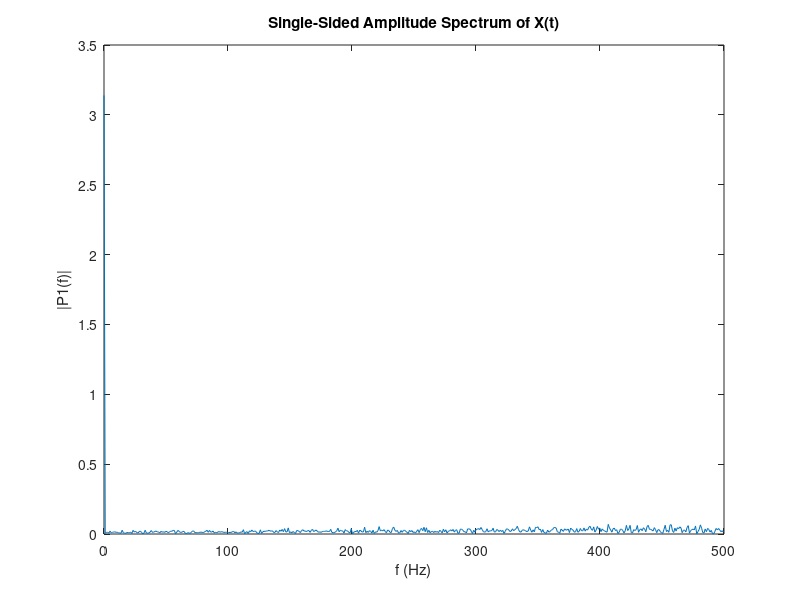

MATLAB code for this plot:
YaxisSpeed_mmpers = [3.125
2.77778
3.37302
3.09829
2.99145
3.24074
2.43056
2.60417
3.61111
3.47222
3.1746
2.88462
3.53535
2.95139
3.125
2.99145
3.24074
3.29861
2.91667
3.37302
2.31481
3.7037
3.1746
4.86111
2.43056
3.09829
3.15657
2.95139
3.35648
2.77778
3.125
3.33333
2.95139
3.00926
3.54938
2.60417
4.16667
2.95139
3.35648
3.0303
3.125
2.90404
3.1746
3.20513
3.88889
2.77778
3.125
3.4188
2.77778
3.37302
3.00926
3.27381
3.0303
3.37302
2.90404
3.125
3.125
2.99145
3.7037
2.90404
3.37302
2.95139
3.09829
3.47222
3.08642
2.97619
2.77778
3.1746
3.09829
3.35648
2.97619
3.08642
2.31481
3.57143
2.97619
2.99145
3.125
3.20513
3.0303
3.125
3.61111
2.43056
3.33333
2.95139
3.09829
3.47222
3.1746
2.77778
3.1746
2.5463
3.47222
3.0303
2.95139
3.33333
3.29861
3.125
3.0303
2.95139
3.24074
3.29861
3.37302
3.24074
3.00926
2.08333
2.77778
3.24074
2.77778
3.47222
3.24074
2.99145
3.09829
3.20513
3.09829
3.09829
3.09829
2.99145
3.20513
3.09829
3.09829
3.24074
3.09829
5.55556
2.38095
2.77778
3.09829
3.09829
3.31197
3.09829
3.09829
3.09829
3.09829
3.09829
3.19444
3.47222
3.0303
3.125
3.09829
3.09829
3.09829
3.09829
3.0303
2.77778
3.33333
2.9321
3.57143
2.97619
2.99145
3.35648
2.77778
3.08642
3.47222
2.97619
3.0303
2.95139
3.47222
3.15657
2.77778
3.66162
2.43056
3.29861
3.35648
2.77778
3.57143
3.125
3.09829
3.20513
3.09829
3.09829
3.7037
2.90404
3.1746
3.125
3.15657
3.08642
3.20513
3.125
3.125
2.43056
3.19444
3.37302
3.24074
2.31481
4.16667
3.47222
2.77778
3.125
2.31481
3.47222
3.08642
3.47222
3.1746
3.81944
2.57937
3.08642
3.00926
2.77778
3.81944
1.85185
4.16667
3.24074
2.22222
3.47222
3.47222
4.16667
3.24074
2.77778
5.55556
2.08333
2.77778
3.1746
3.28283
2.95139
3.09829
2.99145
3.09829
3.31197
2.90404
3.29861
3.15657
3.08642
3.09829
2.99145
3.09829
3.1746
3.20513
2.99145
3.7037
2.90404
3.24074
3.24074
3.19444
3.37302
2.77778
3.05556
2.77778
3.27381
2.99145
3.20513
2.99145
3.20513
3.20513
3.47222
2.97619
3.0303
3.54938
3.0754
3.47222
1.38889
4.86111
3.47222
2.77778
3.15657
2.77778
3.33333
3.125
3.24074
3.28283
2.43056
3.88889
2.95139
3.00926
3.76984
2.77778
3.0754
3.31197
3.00926
2.77778
2.95139
3.05556
3.125
3.24074
3.09829
3.1746
2.95139
3.09829
3.35648
2.08333
3.54938
2.77778
4.16667
2.77778
3.24074
2.08333
3.08642
3.27381
3.19444
2.77778
3.33333
3.125
3.47222
2.60417
3.37302
3.0303
3.08642
3.20513
3.09829
2.99145
3.09829
3.31197
2.99145
3.09829
3.20513
3.09829
3.09829
3.24074
3.15657
3.20513
3.09829
2.43056
3.19444
3.1746
2.31481
3.61111
2.97619
3.57143
3.00926
3.29861
2.95139
3.15657
3.24074
3.00926
2.95139
3.40909
3.0754
2.99145
4.86111
1.38889
4.86111
2.95139
3.76984
2.46914
6.25
2.38095
2.77778
3.40909
2.08333
3.47222
3.125
3.7037
2.77778
3.47222
3.125
3.0754
2.5463
3.57143
3.20513
3.37302
2.77778
3.33333
2.77778
2.31481
4.16667
3.29861
2.31481
3.1746
3.37302
3.20513
3.0303
2.77778
3.125
3.47222
3.47222
2.46914
3.0754
3.61111
3.54938
2.99145
2.90404
3.47222
2.77778
3.47222
2.90404
3.1746
2.99145
3.75
2.43056
3.125
2.95139
3.57143
3.09829
3.09829
3.15657
2.95139
3.15657
2.95139
3.20513
3.09829
3.09829
3.40909
2.91667
2.95139
3.20513
3.09829
3.09829
3.09829
3.24074
2.9321
3.29861
2.77778
3.1746
3.47222
2.62346
3.31197
3.09829
3.09829
3.125
3.15657
3.09829
3.09829
2.99145
3.09829
3.35648
3.20513
3.0303
3.29861
3.20513
3.09829
2.99145
3.09829
3.09829
3.24074
3.09829
3.0303
2.95139
3.52564
2.97619
2.46914
3.61111
2.95139
3.09829
3.47222
2.77778
2.77778
3.29861
2.90404
3.27381
3.0303
3.1746
2.99145
3.33333
3.125
2.99145
3.33333
3.125
2.99145
4.86111
3.125
2.97619
3.47222
3.125
3.0303
3.47222
2.77778
3.08642
3.76984
2.08333
3.29861
2.38095
2.77778
3.29861
3.47222
2.60417
3.20513
3.33333
3.125
2.99145
3.24074
4.16667
3.37302
3.125
2.77778
2.95139
3.57143
3.47222
2.9321
2.77778
3.08642
3.00926
2.77778
3.57143
2.99145
3.33333
2.95139
3.15657
3.57143
2.77778
3.37302
2.90404
3.29861
3.29861
2.87698
3.76984
2.08333
3.54938
2.77778
3.125
3.09829
3.09829
3.09829
3.09829
3.09829
2.99145
3.31197
3.09829
2.99145
3.09829
2.99145
3.1746
3.19444
3.05556
3.125
3.33333
3.08642
3.09829
3.0303
3.24074
3.19444
3.24074
3.09829
3.09829
3.20513
3.09829
2.99145
3.27381
3.09829
3.20513
3.0303
3.29861
3.15657
2.9321
3.33333
3.24074
3.0303
3.0754
3.09829
3.24074
2.90404
2.95139
3.35648
2.88462
3.7037
3.05556
3.24074
3.19444
2.77778
4.86111
2.91667
3.37302
3.24074
2.31481
3.47222
2.08333
2.77778
3.24074
2.77778
3.57143
2.77778
3.00926
3.4188
3.0303
3.125
2.99145
3.24074
3.37302
2.95139
3.33333
3.125
2.99145
4.16667
0.925926
3.39506
4.16667
2.99145
3.96825
2.77778
3.00926
2.77778
4.16667
2.9321
3.47222
3.47222
3.47222
2.91667
3.47222
3.37302
2.77778
3.24074
2.31481
3.37302
3.57143
2.77778
2.95139
3.125
4.86111
2.77778
3.57143
2.88462
3.35648
2.77778
3.96825
2.77778
2.95139
3.33333
3.08642
2.77778
3.47222
2.90404
3.125
3.125
3.15657
2.95139
3.47222
2.77778
2.9321
4.16667
2.97619
3.96825
2.90404
2.43056
3.37302
2.9321
3.09829
3.31197
2.99145
3.0754
3.47222
3.81944
2.87698
3.33333
2.77778
3.37302
3.24074
2.31481
4.16667
3.47222
2.77778
3.08642
3.24074
2.08333
3.08642
4.16667
3.1746
2.97619
2.89352
3.125
3.125
3.20513
3.09829
3.09829
3.24074
3.0303
3.24074
2.95139
3.33333
3.125
2.95139
3.125
3.20513
3.20513
2.99145
3.20513
3.09829
3.09829
3.47222
2.77778
3.7037
3.0754
3.09829
2.99145
3.20513
3.20513
3.09829
3.09829
3.20513
3.09829
3.09829
3.09829
3.20513
3.09829
3.1746
3.15657
3.125
3.09829
3.7037
2.57937
3.125
3.57143
2.77778
3.61111
2.62346
3.93519
2.9321
2.77778
1.38889
3.76984
3.0303
3.125
3.09829
3.09829
3.20513
3.24074
2.90404
3.1746
3.05556
3.09829
3.20513
3.09829
3.05556
3.08642
3.31197
2.99145
3.09829
3.20513
3.20513
3.125
2.77778
4.16667
3.1746
3.20513
2.99145
3.09829
3.31197
3.09829
3.09829
3.00926
3.31197
3.09829
3.09829
2.99145
3.20513
3.09829
3.09829
3.09829
3.20513
3.09829
3.09829
3.20513
3.09829
3.20513
2.99145
3.20513
3.20513
2.99145
3.09829
3.20513
3.09829
2.99145
3.09829
3.61111
3.125
3.09829
2.99145
3.0303
3.20513
2.99145
3.09829
3.20513
3.20513
2.99145
3.20513
3.09829
3.20513
2.99145
3.31197
2.99145
3.09829
2.99145
3.09829
3.20513
3.20513
3.09829
2.77778
3.81944
1.38889
3.1746
3.31197
2.91667
3.24074
2.95139
3.125
3.39506
2.95139
2.9321
3.61111
3.7037
2.90404
3.125
2.95139
3.09829
3.47222
3.24074
3.09829
2.90404
3.08642
3.31197
3.33333
3.24074
3.09829
3.09829
3.09829
2.99145
3.20513
3.20513
3.09829
2.99145
2.77778
3.19444
4.86111
2.08333
3.19444
3.24074
4.16667
2.9321
3.20513
3.09829
3.09829
3.125
3.09829
3.4188
2.08333
3.27381
3.47222
2.38095
3.54938
2.77778
3.125
2.99145
3.20513
3.09829
3.20513
2.99145
2.99145
3.1746
3.15657
3.47222
3.09829
3.09829
3.31197
2.99145
2.99145
3.20513
3.20513
3.20513
2.88462
3.20513
3.09829
3.09829
3.09829
3.20513
3.35648
3.09829
2.90404
3.125
3.20513
3.20513
2.99145
3.20513
3.09829
2.99145
3.20513
3.09829
3.09829
3.20513
3.09829
3.20513
3.125
3.29861
2.43056
3.19444
2.97619
3.24074
3.1746
2.99145
3.20513
3.09829
2.99145
3.09829
3.31197
2.99145
3.09829
3.09829
3.24074
3.20513
3.09829
3.4188
3.1746
2.77778
2.77778
3.24074
3.24074
2.38095
3.64583
2.77778
2.95139
3.0303
3.08642
3.47222
3.08642
3.0303
3.08642
3.0303
3.29861
3.09829
3.0303
3.24074
3.0303
3.08642
3.47222
3.08642
3.09829
3.09829
2.99145
3.47222
3.08642
3.09829
3.09829
3.0303
3.08642
2.99145
3.15657
3.125
3.31197
2.99145
3.09829
3.20513
3.29861
3.125
2.77778
3.05556
3.29861
2.95139
3.33333
3.29861
3.09829
2.99145
3.00926
3.125
3.20513
2.99145
3.20513
3.09829
3.20513
2.99145
3.20513
3.15657
3.29861
2.90404
3.24074
2.99145
3.20513
3.09829
3.09829
2.99145
3.61111
2.9321
3.20513
2.99145
3.09829
3.09829
3.09829
3.20513
3.20513
2.99145
3.20513
3.09829
3.20513
3.09829
3.09829
3.28283
3.29861
2.90404
3.08642
3.20513
3.09829
2.99145
3.20513
2.97619
3.33333
3.37302
3.00926
2.95139
3.35648
3.0303
2.95139
3.35648
2.90404
3.125
3.28283
3.14815
2.60417
3.39506
5.55556
2.18254
3.81944
1.38889
3.20513
4.16667
2.77778
4.16667
2.77778
2.77778
3.1746
2.77778
3.37302
3.24074
3.1746
2.77778
3.47222
3.47222
2.77778
3.47222
3.125
2.97619
3.47222
3.47222
4.16667
3.47222
2.77778
2.77778
3.47222
2.9321
3.61111
2.77778];

Y = fft(YaxisSpeed_mmpers);
L = length(YaxisSpeed_mmpers);

P2 = abs(Y/L);
P1 = P2(1:L/2+1);
P1(2:end-1) = 2*P1(2:end-1);

Fs = 1000; %Hz

f = Fs*(0:(L/2))/L;
plot(f,P1)
title('Single-Sided Amplitude Spectrum of X(t)')
xlabel('f (Hz)')
ylabel('|P1(f)|')


